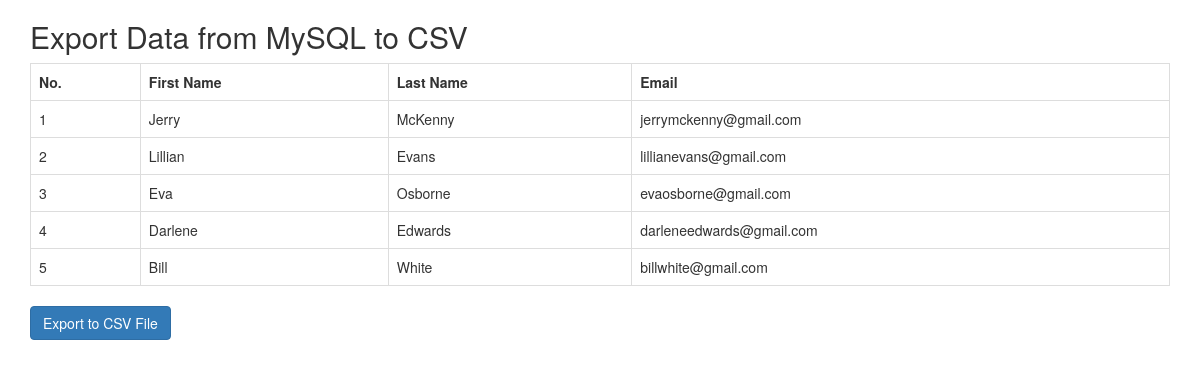
The page / on the database its author committed.
### tables this page shows
CREATE TABLE IF NOT EXISTS `users` (
  `id` int(11) NOT NULL AUTO_INCREMENT,
  `first_name` varchar(40) NOT NULL,
  `last_name` varchar(40) NOT NULL,
  `email` varchar(50) NOT NULL,
  PRIMARY KEY (`id`)
);

### index.php (the view, shortened to what this page needs)
<?php
require("db_connection.php");
$query = "SELECT * FROM users";
if (!$result = mysqli_query($con, $query)) {
    exit(mysqli_error($con));
}
if (mysqli_num_rows($result) > 0) {
    $number = 1;
    $users = '<table class="table table-bordered">
        <tr>
            <th>No.</th>
            <th>First Name</th>
            <th>Last Name</th>
            <th>Email</th>
        </tr>
    ';
    while ($row = mysqli_fetch_assoc($result)) {
        $users .= '<tr>
            <td>'.$number.'</td>
            <td>'.$row['first_name'].'</td>
            <td>'.$row['last_name'].'</td>
            <td>'.$row['email'].'</td>
        </tr>';
        $number++;
    }
    $users .= '</table>';
}
?>
<!doctype html>
<html lang="en">
<head>
    <link rel="stylesheet" type="text/css" href="bootstrap/css/bootstrap.min.css"/>
</head>
<body>
<div class="container">
    <div class="row">
        <div class="col-md-12">
            <h2>Export Data from MySQL to CSV</h2>
        </div>
    </div>
    <div class="form-group">
        <?php echo $users ?>
    </div>
    <div class="form-group">
        <button onclick="Export()" class="btn btn-primary">Export to CSV File</button>
    </div>
</div>
</body>
</html>

### rows shown on the page
users: first_name "Jerry", last_name "McKenny", email "jerrymckenny@gmail.com"
users: first_name "Lillian", last_name "Evans", email "lillianevans@gmail.com"
users: first_name "Eva", last_name "Osborne", email "evaosborne@gmail.com"
users: first_name "Darlene", last_name "Edwards", email "darleneedwards@gmail.com"
users: first_name "Bill", last_name "White", email "billwhite@gmail.com"
